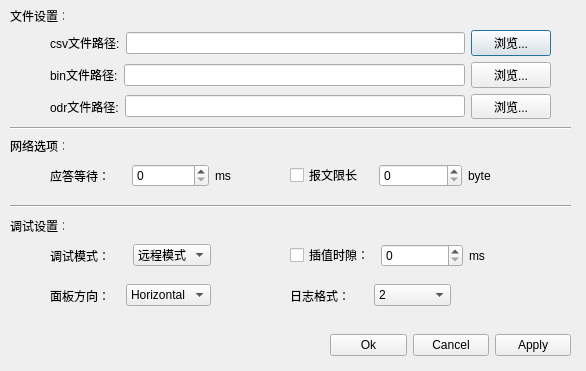
<?xml version="1.0" encoding="UTF-8"?>
<ui version="4.0">
 <class>SettingDialog</class>
 <widget class="QDialog" name="SettingDialog">
  <property name="geometry">
   <rect>
    <x>0</x>
    <y>0</y>
    <width>586</width>
    <height>371</height>
   </rect>
  </property>
  <property name="windowTitle">
   <string>Dialog</string>
  </property>
  <widget class="QWidget" name="verticalLayoutWidget">
   <property name="geometry">
    <rect>
     <x>50</x>
     <y>30</y>
     <width>501</width>
     <height>89</height>
    </rect>
   </property>
   <layout class="QVBoxLayout" name="verticalLayout">
    <item>
     <layout class="QHBoxLayout" name="horizontalLayout">
      <item>
       <widget class="QLabel" name="csvPathLabel">
        <property name="text">
         <string>csv文件路径:</string>
        </property>
       </widget>
      </item>
      <item>
       <widget class="QLineEdit" name="csvPathEdit"/>
      </item>
      <item>
       <widget class="QPushButton" name="csvPathButton">
        <property name="text">
         <string>浏览...</string>
        </property>
       </widget>
      </item>
     </layout>
    </item>
    <item>
     <layout class="QHBoxLayout" name="horizontalLayout_2">
      <item>
       <widget class="QLabel" name="binPathLabel">
        <property name="text">
         <string>bin文件路径:</string>
        </property>
       </widget>
      </item>
      <item>
       <widget class="QLineEdit" name="binPathEdit"/>
      </item>
      <item>
       <widget class="QPushButton" name="binPathButton">
        <property name="text">
         <string>浏览...</string>
        </property>
       </widget>
      </item>
     </layout>
    </item>
    <item>
     <layout class="QHBoxLayout" name="horizontalLayout_8">
      <item>
       <widget class="QLabel" name="odrPathLabel">
        <property name="text">
         <string>odr文件路径:</string>
        </property>
       </widget>
      </item>
      <item>
       <widget class="QLineEdit" name="odrPathEdit"/>
      </item>
      <item>
       <widget class="QPushButton" name="odrPathButton">
        <property name="text">
         <string>浏览...</string>
        </property>
       </widget>
      </item>
     </layout>
    </item>
   </layout>
  </widget>
  <widget class="QLabel" name="label_3">
   <property name="geometry">
    <rect>
     <x>10</x>
     <y>10</y>
     <width>54</width>
     <height>12</height>
    </rect>
   </property>
   <property name="text">
    <string>文件设置：</string>
   </property>
  </widget>
  <widget class="QLabel" name="label_4">
   <property name="geometry">
    <rect>
     <x>10</x>
     <y>140</y>
     <width>54</width>
     <height>12</height>
    </rect>
   </property>
   <property name="text">
    <string>网络选项：</string>
   </property>
  </widget>
  <widget class="Line" name="line">
   <property name="geometry">
    <rect>
     <x>10</x>
     <y>120</y>
     <width>561</width>
     <height>16</height>
    </rect>
   </property>
   <property name="orientation">
    <enum>Qt::Horizontal</enum>
   </property>
  </widget>
  <widget class="QWidget" name="horizontalLayoutWidget_3">
   <property name="geometry">
    <rect>
     <x>50</x>
     <y>160</y>
     <width>241</width>
     <height>31</height>
    </rect>
   </property>
   <layout class="QHBoxLayout" name="horizontalLayout_3">
    <item>
     <widget class="QLabel" name="netWaitLabel">
      <property name="text">
       <string>应答等待：</string>
      </property>
     </widget>
    </item>
    <item>
     <widget class="QSpinBox" name="netWaitBox"/>
    </item>
    <item>
     <widget class="QLabel" name="label_6">
      <property name="text">
       <string>ms</string>
      </property>
     </widget>
    </item>
   </layout>
  </widget>
  <widget class="QWidget" name="horizontalLayoutWidget_4">
   <property name="geometry">
    <rect>
     <x>50</x>
     <y>240</y>
     <width>161</width>
     <height>31</height>
    </rect>
   </property>
   <layout class="QHBoxLayout" name="horizontalLayout_4">
    <item>
     <widget class="QLabel" name="modelLabel">
      <property name="text">
       <string>调试模式：</string>
      </property>
     </widget>
    </item>
    <item>
     <widget class="QComboBox" name="modelBox">
      <item>
       <property name="text">
        <string>远程模式</string>
       </property>
      </item>
      <item>
       <property name="text">
        <string>文件模式</string>
       </property>
      </item>
      <item>
       <property name="text">
        <string>即时模式</string>
       </property>
      </item>
     </widget>
    </item>
   </layout>
  </widget>
  <widget class="QWidget" name="horizontalLayoutWidget">
   <property name="geometry">
    <rect>
     <x>330</x>
     <y>330</y>
     <width>241</width>
     <height>31</height>
    </rect>
   </property>
   <layout class="QHBoxLayout" name="horizontalLayout_5">
    <item>
     <widget class="QPushButton" name="okButton">
      <property name="text">
       <string>Ok</string>
      </property>
     </widget>
    </item>
    <item>
     <widget class="QPushButton" name="cancelButton">
      <property name="text">
       <string>Cancel</string>
      </property>
     </widget>
    </item>
    <item>
     <widget class="QPushButton" name="applyButton">
      <property name="text">
       <string>Apply</string>
      </property>
     </widget>
    </item>
   </layout>
  </widget>
  <widget class="QWidget" name="horizontalLayoutWidget_2">
   <property name="geometry">
    <rect>
     <x>290</x>
     <y>160</y>
     <width>261</width>
     <height>31</height>
    </rect>
   </property>
   <layout class="QHBoxLayout" name="horizontalLayout_6">
    <item>
     <widget class="QCheckBox" name="msgLenLabel">
      <property name="text">
       <string>报文限长</string>
      </property>
     </widget>
    </item>
    <item>
     <widget class="QSpinBox" name="msgLenBox"/>
    </item>
    <item>
     <widget class="QLabel" name="label_2">
      <property name="text">
       <string>byte</string>
      </property>
     </widget>
    </item>
   </layout>
  </widget>
  <widget class="QWidget" name="horizontalLayoutWidget_5">
   <property name="geometry">
    <rect>
     <x>290</x>
     <y>240</y>
     <width>261</width>
     <height>31</height>
    </rect>
   </property>
   <layout class="QHBoxLayout" name="horizontalLayout_7">
    <item>
     <widget class="QCheckBox" name="interpolateTimeLabel">
      <property name="text">
       <string>插值时隙：</string>
      </property>
     </widget>
    </item>
    <item>
     <widget class="QSpinBox" name="interpolateTimeBox"/>
    </item>
    <item>
     <widget class="QLabel" name="label_5">
      <property name="text">
       <string>ms</string>
      </property>
     </widget>
    </item>
   </layout>
  </widget>
  <widget class="Line" name="line_2">
   <property name="geometry">
    <rect>
     <x>10</x>
     <y>196</y>
     <width>561</width>
     <height>20</height>
    </rect>
   </property>
   <property name="orientation">
    <enum>Qt::Horizontal</enum>
   </property>
  </widget>
  <widget class="QLabel" name="label_7">
   <property name="geometry">
    <rect>
     <x>10</x>
     <y>220</y>
     <width>54</width>
     <height>12</height>
    </rect>
   </property>
   <property name="text">
    <string>调试设置：</string>
   </property>
  </widget>
  <widget class="QWidget" name="horizontalLayoutWidget_6">
   <property name="geometry">
    <rect>
     <x>50</x>
     <y>280</y>
     <width>161</width>
     <height>31</height>
    </rect>
   </property>
   <layout class="QHBoxLayout" name="horizontalLayout_9">
    <item>
     <widget class="QLabel" name="tabDrcLabel">
      <property name="text">
       <string>面板方向：</string>
      </property>
     </widget>
    </item>
    <item>
     <widget class="QComboBox" name="tabDrcBox">
      <item>
       <property name="text">
        <string>Horizontal</string>
       </property>
      </item>
      <item>
       <property name="text">
        <string>Vertical</string>
       </property>
      </item>
     </widget>
    </item>
   </layout>
  </widget>
  <widget class="QWidget" name="horizontalLayoutWidget_7">
   <property name="geometry">
    <rect>
     <x>290</x>
     <y>280</y>
     <width>161</width>
     <height>31</height>
    </rect>
   </property>
   <layout class="QHBoxLayout" name="horizontalLayout_10">
    <item>
     <widget class="QLabel" name="logFormatLabel">
      <property name="text">
       <string>日志格式：</string>
      </property>
     </widget>
    </item>
    <item>
     <widget class="QComboBox" name="logFormatBox">
      <item>
       <property name="text">
        <string>2</string>
       </property>
      </item>
      <item>
       <property name="text">
        <string>8</string>
       </property>
      </item>
      <item>
       <property name="text">
        <string>10</string>
       </property>
      </item>
      <item>
       <property name="text">
        <string>16</string>
       </property>
      </item>
     </widget>
    </item>
   </layout>
  </widget>
 </widget>
 <resources/>
 <connections/>
</ui>
